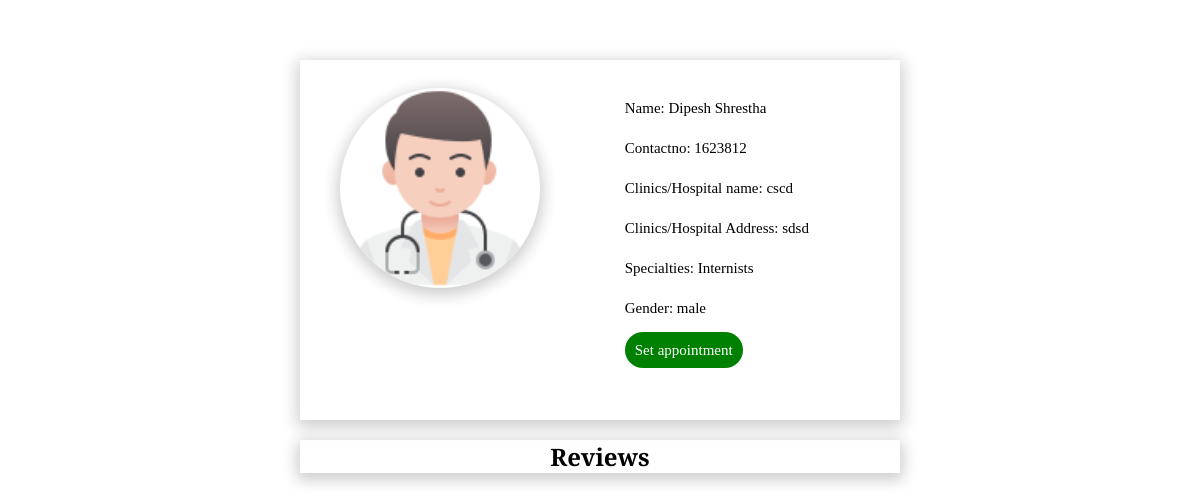
The page /Book.php?doctor_id=1 on the database its author committed.
### tables this page shows
CREATE TABLE `doctors` (
  `d_id` int NOT NULL PRIMARY KEY,
  `d_firstname` varchar(255) NOT NULL,
  `d_lastname` varchar(255) NOT NULL,
  `d_username` varchar(255) NOT NULL,
  `d_email` varchar(255) NOT NULL,
  `d_address` varchar(255) NOT NULL,
  `d_phone` bigint NOT NULL,
  `d_password` varchar(255) NOT NULL,
  `d_category` varchar(255) NOT NULL,
  `d_cilinics` varchar(255) NOT NULL,
  `d_clocation` varchar(255) NOT NULL,
  `d_dob` date NOT NULL,
  `d_imagesource` varchar(250) NOT NULL,
  `d_gender` varchar(255) NOT NULL,
  `d_image` varchar(200) NOT NULL,
  `d_experienced` int NOT NULL,
  `d_qualification` varchar(200) NOT NULL
);

### classes/doctor_data.php (called while the page is built, shortened)
<?php
class doctorData extends dbh_connection{
    public function get_Doctor_info($doctorid){
        $query = 'SELECT * FROM doctors WHERE d_id=?';
        $stmt = $this->connect()->prepare($query);
        if(!$stmt->execute([$doctorid])){
            header('location:../index.php?stmtfailed');
            exit();
        }
        $doctorData = $stmt->fetchAll();
        return $doctorData;
    }
}
$d_data = new doctorData();
?>

### includes/dbh.inc.php (called while the page is built)
<?php
class dbh_connection{
    protected function connect(){
        try{
            $host = 'localhost';
            $username = 'root';
            $password = 'newpassword';
            $dbname = 'Appointment';
            $pdo = new PDO("mysql:host=$host;dbname=$dbname",$username,$password);
            $pdo->setAttribute(PDO::ATTR_ERRMODE, PDO::ERRMODE_EXCEPTION);
            return $pdo;
        }
        catch(PDOException $e){
            die(''.$e->getMessage());
        }
    }
}
?>

### Book.php (the view, shortened to what this page needs)
<!DOCTYPE html>
<html lang="en">
<head>
    <link rel="stylesheet" href="css/book.css">
</head>
<body>
    <?php
    require_once ('includes/dbh.inc.php');
    include ('classes/doctor_data.php');
    ?>
    <div class="book_container">
        <?php
        if (isset ($_GET['doctor_id'])) {
            $doctorid = $_GET['doctor_id'];
            $doctor_info = $d_data->get_Doctor_info($doctorid);
            if ($doctor_info) {
                echo '
    <div class="content">
        <div class="book_content">
            <div class="doctor_img"> ';
                foreach ($doctor_info as $key => $doctor) {
                    $doctorid = $doctor['d_id'];
                    echo '
            <img src="doctorimages/' . $doctor['d_image'] . '" alt="">
            </div>
            <div class="info">
                <p>Name:' . ' ' . $doctor['d_firstname'] . ' ' . $doctor['d_lastname'] . '</p>
                <p>Contactno:' . ' ' . $doctor['d_phone'] . '</p>
                <p>Clinics/Hospital name:' . ' ' . $doctor['d_cilinics'] . '</p>
                <p>Clinics/Hospital Address:' . ' ' . $doctor['d_clocation'] . '</p>
                <p>Specialties:' . ' ' . $doctor['d_category'] . '</p>
                <p>Gender:' . ' ' . $doctor['d_gender'] . '</p>
                <a href="appointment.php?doctor_id=' . $doctorid . '">Set appointment</a>
                </div>
                </div>
                </div>';
                }
            }
        }
        ?>
    <?php
    echo '
        <div id="review_section" class="review_box">
            <h2>Reviews</h2>
            <div class="review_list">';
        ?>
            </div>
        </div>
</body>
</html>

### css/book.css (style rules this page uses)
* { margin: 0; padding: 0; font-family: "Roboto Serif", serif; }
body { height: 1000px; }
.content { height: 45vh; width: 50vw; margin: 0 auto; box-shadow: 0px 4px 15px 3px rgba(0,0,0,0.2); }
.book_content { display: flex; margin-left:30%; margin-top: 10% }
.doctor_img > img { position: relative; top: 10%; right: 70%; width: 200px; border-radius: 100px; box-shadow: 0px 4px 15px 3px rgba(0,0,0,0.2); }
.info { line-height: 40px; font-size: 20px; }
.info > p,a { position: relative; top: 10%; right: 30%; }
.info > p { font-size: 15px; }
.info>a { text-decoration: none; background-color: green; color: #fff; border-radius: 20px; font-size: 15px; padding:10px; width: 10px; }
#review_section { width: 50vw; margin: 20px auto; box-shadow: 0px 4px 15px 3px rgba(0,0,0,0.2); }
#review_section h2 { text-align: center; }

### rows shown on the page
doctors: d_firstname "Dipesh", d_lastname "Shrestha", d_phone "1623812", d_cilinics "cscd", d_clocation "sdsd", d_category "Internists", d_gender "male"
